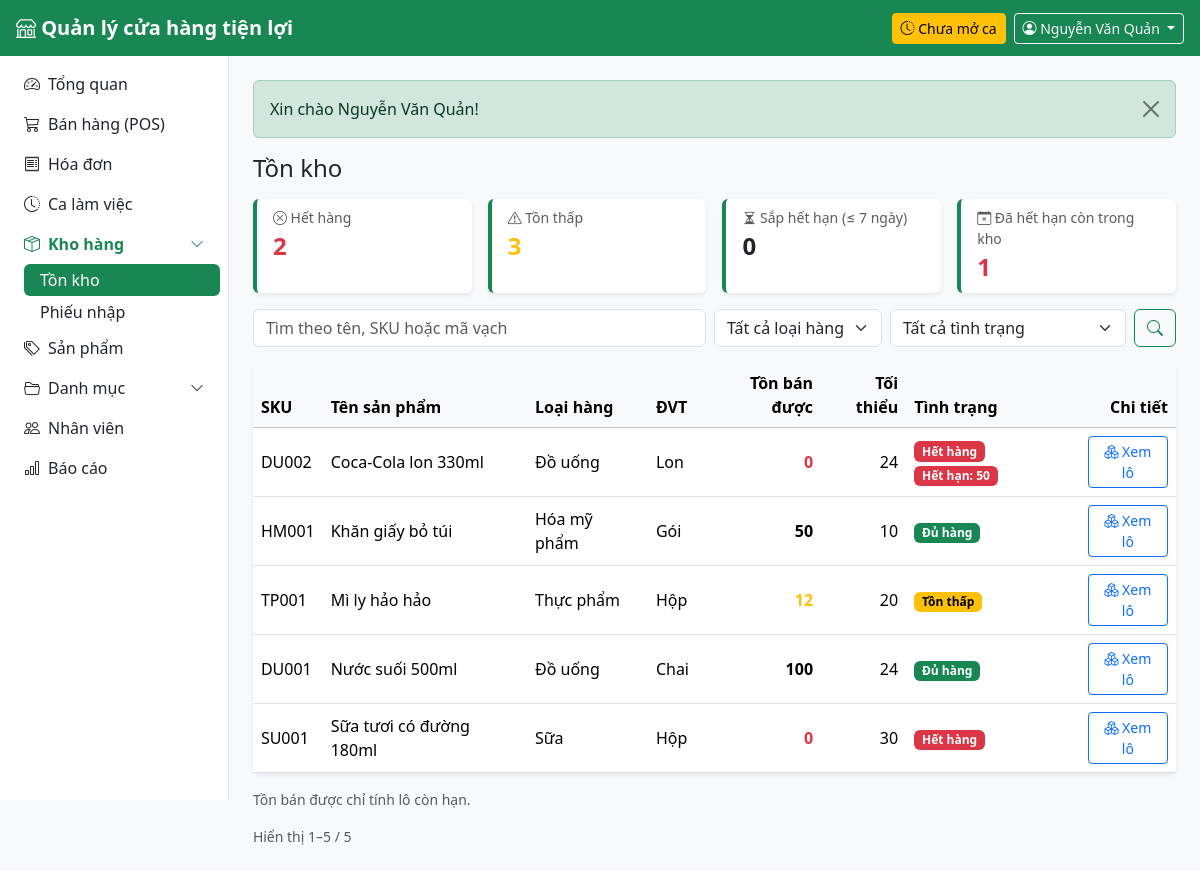
/public/inventory (signed in), run on the app's committed database.
### tables this page shows
CREATE TABLE users (
    id            INT UNSIGNED AUTO_INCREMENT PRIMARY KEY,
    store_id      INT UNSIGNED NOT NULL,
    role_id       TINYINT UNSIGNED NOT NULL,
    username      VARCHAR(50) NOT NULL UNIQUE,
    password_hash VARCHAR(255) NOT NULL,
    full_name     VARCHAR(100) NOT NULL,
    phone         VARCHAR(20),
    email         VARCHAR(100),
    is_active     TINYINT(1) NOT NULL DEFAULT 1,
    last_login_at DATETIME NULL,
    created_at    DATETIME NOT NULL DEFAULT CURRENT_TIMESTAMP,
    CONSTRAINT fk_users_store FOREIGN KEY (store_id) REFERENCES stores(id),
    CONSTRAINT fk_users_role  FOREIGN KEY (role_id)  REFERENCES roles(id)
);

CREATE TABLE products (
    id           INT UNSIGNED AUTO_INCREMENT PRIMARY KEY,
    sku          VARCHAR(30) NOT NULL UNIQUE,
    barcode      VARCHAR(30) UNIQUE,
    name         VARCHAR(150) NOT NULL,
    category_id  INT UNSIGNED NOT NULL,
    unit_id      INT UNSIGNED NOT NULL,
    sale_price   DECIMAL(12,0) NOT NULL CHECK (sale_price >= 0),
    min_stock    INT UNSIGNED NOT NULL DEFAULT 10,
    image        VARCHAR(255),
    is_active    TINYINT(1) NOT NULL DEFAULT 1,
    created_at   DATETIME NOT NULL DEFAULT CURRENT_TIMESTAMP,
    CONSTRAINT fk_products_category FOREIGN KEY (category_id) REFERENCES categories(id),
    CONSTRAINT fk_products_unit     FOREIGN KEY (unit_id)     REFERENCES units(id)
);

CREATE TABLE categories (
    id          INT UNSIGNED AUTO_INCREMENT PRIMARY KEY,
    name        VARCHAR(100) NOT NULL UNIQUE,
    description VARCHAR(255)
);

CREATE TABLE units (
    id          INT UNSIGNED AUTO_INCREMENT PRIMARY KEY,
    name        VARCHAR(50) NOT NULL UNIQUE         
);

### app/Views/inventory/index.php (the view, shortened to what the rows shown need)
<?php
$cards = [
    ['out',      'Hết hàng',            'text-danger',  'x-circle'],
    ['low',      'Tồn thấp',            'text-warning', 'exclamation-triangle'],
    ['expiring', 'Sắp hết hạn (≤ ' . App\Models\Batch::WARN_DAYS . ' ngày)', 'text-warning', 'hourglass-split'],
    ['expired',  'Đã hết hạn còn trong kho', 'text-danger', 'calendar-x'],
];
?>
<h1 class="h4 mb-3">Tồn kho</h1>
<div class="row g-3 mb-3">
    <?php foreach ($cards as [$key, $label, $color, $icon]): ?>
        <div class="col-6 col-xl-3">
            <a href="<?= url('/inventory?status=' . $key) ?>" class="text-decoration-none">
                <div class="card stat-card border-0 shadow-sm h-100 <?= $status === $key ? 'border-success' : '' ?>">
                    <div class="card-body py-2">
                        <div class="text-muted small"><i class="bi bi-<?= $icon ?>"></i> <?= e($label) ?></div>
                        <div class="fs-4 fw-semibold <?= $alerts[$key] > 0 ? $color : 'text-body' ?>"><?= e($alerts[$key]) ?></div>
                    </div>
                </div>
            </a>
        </div>
    <?php endforeach; ?>
</div>
<div class="mb-3">
</div>
<div class="card border-0 shadow-sm">
    <div class="table-responsive">
        <table class="table table-hover align-middle mb-0">
            <thead class="table-light">
                <tr>
                    <th>SKU</th>
                    <th>Tên sản phẩm</th>
                    <th>Loại hàng</th>
                    <th>ĐVT</th>
                    <th class="text-end">Tồn bán được</th>
                    <th class="text-end">Tối thiểu</th>
                    <th>Tình trạng</th>
                    <th class="text-end">Chi tiết</th>
                </tr>
            </thead>
            <tbody>
            <?php foreach ($rows as $r): ?>
                <?php
                $stock = (int) $r['stock'];
                $out = $stock === 0;
                $low = $stock <= (int) $r['min_stock'];
                ?>
                <tr class="<?= (int) $r['is_active'] === 1 ? '' : 'text-muted' ?>">
                    <td class="text-nowrap"><?= e($r['sku']) ?></td>
                    <td>
                        <?= e($r['name']) ?>
                    </td>
                    <td><?= e($r['category_name']) ?></td>
                    <td><?= e($r['unit_name']) ?></td>
                    <td class="text-end fw-semibold <?= $out ? 'text-danger' : ($low ? 'text-warning' : '') ?>"><?= e($stock) ?></td>
                    <td class="text-end"><?= e($r['min_stock']) ?></td>
                    <td>
                        <?php if ($out): ?>
                            <span class="badge text-bg-danger">Hết hàng</span>
                        <?php elseif ($low): ?>
                            <span class="badge text-bg-warning">Tồn thấp</span>
                        <?php else: ?>
                            <span class="badge text-bg-success">Đủ hàng</span>
                        <?php endif; ?>
                        <?php if ((int) $r['expired_qty'] > 0): ?>
                            <span class="badge text-bg-danger">Hết hạn: <?= e($r['expired_qty']) ?></span>
                        <?php endif; ?>
                    </td>
                    <td class="text-end">
                        <a href="<?= url("/inventory/products/{$r['id']}") ?>" class="btn btn-sm btn-outline-primary">
                            <i class="bi bi-boxes"></i> Xem lô
                        </a>
                    </td>
                </tr>
            <?php endforeach; ?>
            </tbody>
        </table>
    </div>
</div>
<div class="d-flex flex-wrap justify-content-between align-items-center gap-2 mt-3">
    <small class="text-muted">Tồn bán được chỉ tính lô còn hạn.</small>
</div>

### app/Core/Router.php (shortened to what the rows shown need)
<?php
class Router
{
    private array $routes = [];
    private function add(string $method, string $path, array $action, ?array $roles): void
    {
        $this->routes[] = compact('method', 'pattern', 'action', 'roles');
    }
    public function dispatch(string $method, string $uri): void
    {
        $path = parse_url($uri, PHP_URL_PATH) ?? '/';
        $base = App::basePath();
        if ($base !== '' && str_starts_with($path, $base)) {
            $path = substr($path, strlen($base));
        }
        $path = '/' . trim(preg_replace('#^/index\.php#', '', $path), '/');
        foreach ($this->routes as $route) {
            if ($route['method'] !== $method || !preg_match($route['pattern'], $path, $m)) {
                continue;
            }
            if ($route['roles'] !== null) {
                Auth::requireLogin();
            }
            [$class, $fn] = $route['action'];
            $params = array_filter($m, 'is_string', ARRAY_FILTER_USE_KEY);
            (new $class())->$fn(...$params);
            return;
        }
    }
}

### app/Views/layouts/main.php (shortened to what the rows shown need)
<?php
$user = Auth::user();
$menu = [
    ['/',          'speedometer2', 'Tổng quan',     ['admin', 'cashier', 'warehouse']],
    ['/pos',       'cart3',        'Bán hàng (POS)', ['admin', 'cashier']],
    ['/orders',    'receipt',      'Hóa đơn',        ['admin', 'cashier']],
    ['/shifts',    'clock-history', 'Ca làm việc',   ['admin', 'cashier']],
    ['#warehouse', 'box-seam',     'Kho hàng',       ['admin', 'warehouse'], [
        ['/inventory', 'Tồn kho'],
        ['/receipts',  'Phiếu nhập'],
    ]],
    ['/products',  'tags',         'Sản phẩm',       ['admin']],
    ['#catalog',   'folder2-open', 'Danh mục',       ['admin'], [
        ['/categories', 'Loại hàng'],
        ['/units',      'Đơn vị tính'],
        ['/suppliers',  'Nhà cung cấp'],
    ]],
    ['/users',     'people',       'Nhân viên',      ['admin']],
    ['/reports',   'bar-chart',    'Báo cáo',        ['admin']],
];
?>
<!doctype html>
<html lang="vi">
<head>
    <link rel="stylesheet" href="https://cdn.jsdelivr.net/npm/bootstrap@5.3.3/dist/css/bootstrap.min.css">
    <link rel="stylesheet" href="https://cdn.jsdelivr.net/npm/bootstrap-icons@1.11.3/font/bootstrap-icons.min.css">
    <link rel="stylesheet" href="<?= asset('css/app.css') ?>">
</head>
<body class="bg-body-tertiary">
<nav class="navbar navbar-dark bg-success sticky-top px-3">
    <a class="navbar-brand fw-semibold me-auto" href="<?= url('/') ?>">
        <i class="bi bi-shop"></i> <?= e(App::config('app.name')) ?>
    </a>
    <?php if (Auth::hasRole('admin', 'cashier')): ?>
        <?php $myShift = (new Shift())->findOpenByUser((int) $user['id']); ?>
        <a href="<?= url('/shifts') ?>" class="btn btn-sm me-2 <?= $myShift ? 'btn-light text-success' : 'btn-warning' ?>">
            <i class="bi bi-clock-history"></i>
            <?= $myShift ? 'Ca mở từ ' . e(date('H:i', strtotime($myShift['opened_at']))) : 'Chưa mở ca' ?>
        </a>
    <?php endif; ?>
    <div class="dropdown">
        <button class="btn btn-outline-light btn-sm dropdown-toggle" data-bs-toggle="dropdown">
            <i class="bi bi-person-circle"></i>
            <span class="d-none d-sm-inline"><?= e($user['full_name']) ?></span>
        </button>
    </div>
</nav>
<div class="d-flex">
    <aside class="offcanvas-lg offcanvas-start sidebar bg-white border-end" id="sidebar" tabindex="-1">
        <nav class="nav nav-pills flex-column p-2">
            <?php foreach ($menu as $i => $item): ?>
                <?php
                [$href, $icon, $label, $roles] = $item;
                $children = $item[4] ?? [];
                ?>
                <?php if ($children): ?>
                    <?php $open = array_filter($children, fn($c) => active($c[0]) !== ''); ?>
                    <a class="nav-link d-flex justify-content-between align-items-center <?= $open ? 'fw-semibold text-success' : '' ?>"
                       data-bs-toggle="collapse" href="#menu-group-<?= $i ?>" role="button"
                       aria-expanded="<?= $open ? 'true' : 'false' ?>" aria-controls="menu-group-<?= $i ?>">
                        <span><i class="bi bi-<?= $icon ?> me-2"></i><?= e($label) ?></span>
                        <i class="bi bi-chevron-down small"></i>
                    </a>
                    <div class="collapse <?= $open ? 'show' : '' ?>" id="menu-group-<?= $i ?>">
                        <div class="nav flex-column ms-3">
                            <?php foreach ($children as [$childHref, $childLabel]): ?>
                                <a class="nav-link py-1 <?= active($childHref) ?>" href="<?= url($childHref) ?>">
                                    <?= e($childLabel) ?>
                                </a>
                            <?php endforeach; ?>
                        </div>
                    </div>
                <?php else: ?>
                    <a class="nav-link <?= active($href) ?>" href="<?= url($href) ?>">
                        <i class="bi bi-<?= $icon ?> me-2"></i><?= e($label) ?>
                    </a>
                <?php endif; ?>
            <?php endforeach; ?>
        </nav>
    </aside>
    <main class="flex-grow-1 p-3 p-md-4 min-vw-0">
        <?php foreach (Session::pullFlash() as $f): ?>
            <div class="alert alert-<?= e($f['type']) ?> alert-dismissible fade show">
                <?= e($f['message']) ?>
                <button type="button" class="btn-close" data-bs-dismiss="alert"></button>
            </div>
        <?php endforeach; ?>
        <?= $content ?>
    </main>
</div>
</body>
</html>

### data on the page
users: full_name "Nguyễn Văn Quản"
products: sku "DU002", name "Coca-Cola lon 330ml", category.name "Đồ uống", unit.name "Lon", stock "0", min_stock "24", shows "Hết hàng", expired_qty "50"
products: sku "HM001", name "Khăn giấy bỏ túi", category.name "Hóa mỹ phẩm", unit.name "Gói", stock "50", min_stock "10", shows "Đủ hàng"
products: sku "TP001", name "Mì ly hảo hảo", category.name "Thực phẩm", unit.name "Hộp", stock "12", min_stock "20", shows "Tồn thấp"
products: sku "DU001", name "Nước suối 500ml", category.name "Đồ uống", unit.name "Chai", stock "100", min_stock "24", shows "Đủ hàng"
products: sku "SU001", name "Sữa tươi có đường 180ml", category.name "Sữa", unit.name "Hộp", stock "0", min_stock "30", shows "Hết hàng"

### other printed values
$label "Tổng quan"
$label "Bán hàng (POS)"
$label "Hóa đơn"
$label "Ca làm việc"
$label "Kho hàng"
$childLabel "Tồn kho"
$childLabel "Phiếu nhập"
$label "Sản phẩm"
$label "Danh mục"
$label "Nhân viên"
$label "Báo cáo"
$f['message'] "Xin chào Nguyễn Văn Quản!"
$label "Hết hàng"
$alerts[$key] "2"
$label "Tồn thấp"
